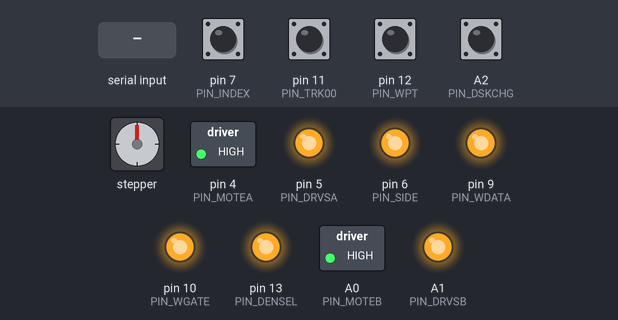
A sketch run on a simulated Arduino Nano, built with avr-gcc and run on an emulated ATmega328P. Shown: stepper motor, switched loads named in the sketch (green lamp = pin HIGH), output pins drawn as LEDs (lit = HIGH). Wiring (inferred from the names in the program): stepper motor driver (200 steps per turn assumed): step pin 2; direction pin 3. The inputs (shaded band) are chosen by the test bench; at power-on: A2 (PIN_DSKCHG), pin 7 (PIN_INDEX), pin 11 (PIN_TRK00), pin 12 (PIN_WPT) HIGH. Pins used as bus, display or sensor lines are not drawn; what the sketch prints to the serial monitor is not drawn.

Above: at 1.2 s.
1.3 s: "m90\n" received over Serial
At 1.8 s:
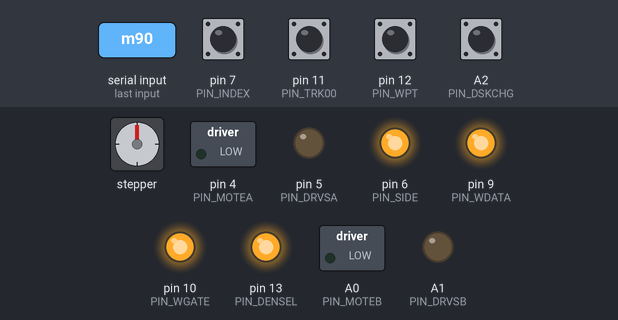
2.8 s: "t\n" received over Serial
At 5.6 s:
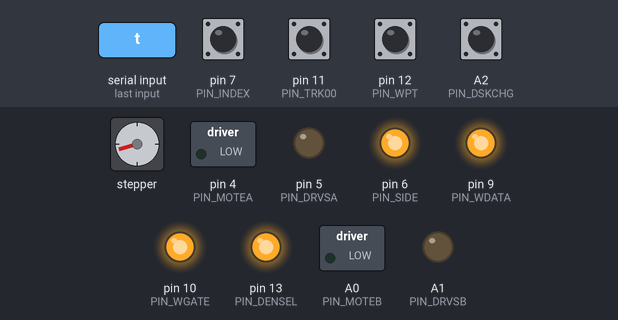
5.8 s: "m,45\n" received over Serial
At 6.5 s:
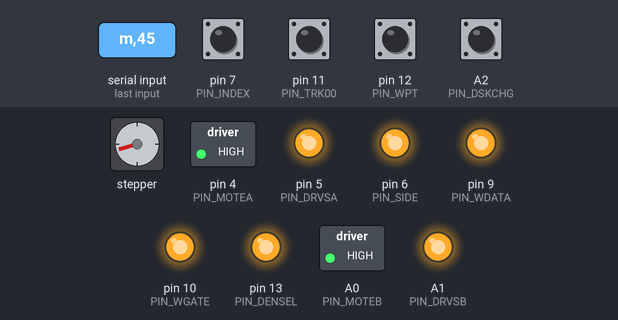
7.3 s: "d90\n" received over Serial
At 7.6 s:
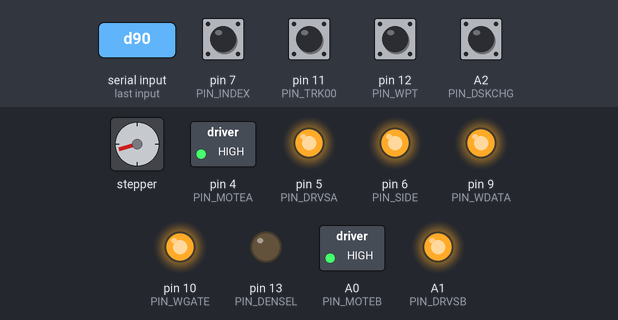
8.8 s: "m\n" received over Serial
At 9.9 s:
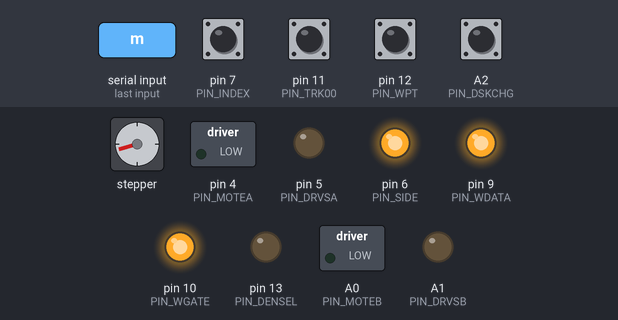
10.3 s: "s90\n" received over Serial
At 11.1 s:
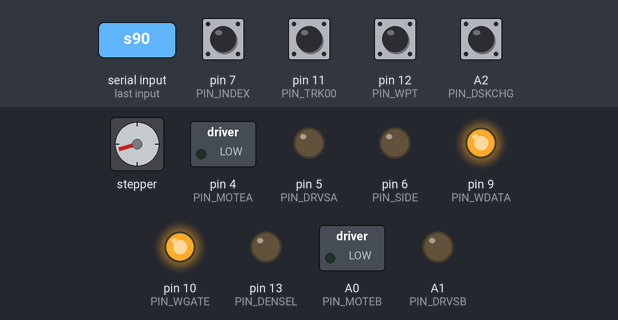
Timing chart, 0 to 12.8 s (numbered marks = the images above; inputs shaded):
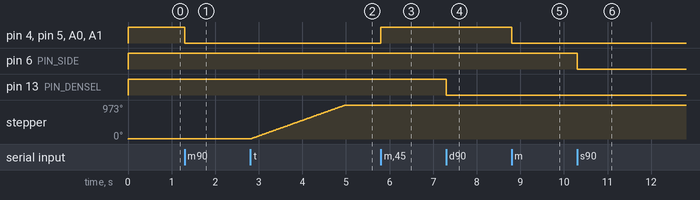

The sketch:

fdd_test.ino
```cpp
// 34ピン FDD テスト用スケッチ (Arduino Nano)
// モーター回転・ヘッドシーク・トラック0検出・回転数測定・各種ステータス確認
// シリアルモニタ 115200bps / 改行コード「LF」または「CRおよびLF」
//
// FDD信号はすべてアクティブLOW。FDDの出力はオープンコレクタなのでプルアップが必要。

// ピン割り当ては ArduinoFDC (github.com/dhansel/ArduinoFDC) と同一。
// 配線を変えずにこのテストと ArduinoFDC(読み書き) を切り替えられる。

// ---- Arduino -> FDD (出力) ----
const uint8_t PIN_STEP   = 2;   // FDD 20  Step
const uint8_t PIN_DIR    = 3;   // FDD 18  Direction (LOW=内周方向)
const uint8_t PIN_MOTEA  = 4;   // FDD 10  Motor Enable A
const uint8_t PIN_DRVSA  = 5;   // FDD 14  Drive Select A
const uint8_t PIN_SIDE   = 6;   // FDD 32  Side Select (LOW=裏面 side1)
const uint8_t PIN_WDATA  = 9;   // FDD 22  Write Data (OC1A)  このテストでは HIGH 固定
const uint8_t PIN_WGATE  = 10;  // FDD 24  Write Gate         このテストでは HIGH 固定(書き込まない)
const uint8_t PIN_DENSEL = 13;  // FDD 2   Density Select
const uint8_t PIN_MOTEB  = A0;  // FDD 16  Motor Enable B
const uint8_t PIN_DRVSB  = A1;  // FDD 12  Drive Select B

// ---- FDD -> Arduino (入力) ----
const uint8_t PIN_INDEX  = 7;   // FDD 8   Index
const uint8_t PIN_RDATA  = 8;   // FDD 30  Read Data (ICP1)   ※外付け1kΩプルアップ推奨
const uint8_t PIN_TRK00  = 11;  // FDD 26  Track 0
const uint8_t PIN_WPT    = 12;  // FDD 28  Write Protect
const uint8_t PIN_DSKCHG = A2;  // FDD 34  Disk Change

const uint16_t STEP_RATE_MS  = 4;   // 3.5インチは3ms程度。安全側に4ms
const uint16_t SETTLE_MS     = 20;  // ヘッド安定待ち
const uint8_t  MAX_TRACK     = 83;

bool motorOn = false;
bool side1 = false;
int  curTrack = -1;  // -1 = 不明(未キャリブレーション)

// INDEX の立ち下がりを待つ。タイムアウトで false
bool waitIndexFall(uint32_t timeoutUs) {
  uint32_t t0 = micros();
  while (digitalRead(PIN_INDEX) == LOW)
    if (micros() - t0 > timeoutUs) return false;
  while (digitalRead(PIN_INDEX) == HIGH)
    if (micros() - t0 > timeoutUs) return false;
  return true;
}

// 出力ピンを「非アクティブ(HIGH)」にしてから OUTPUT にする(起動時の誤動作防止)
void outHigh(uint8_t pin) {
  digitalWrite(pin, HIGH);
  pinMode(pin, OUTPUT);
}

void setMotor(bool on) {
  // ドライブがDS0/DS1どちらに設定されていても動くよう A/B 両方をアサート
  uint8_t v = on ? LOW : HIGH;
  digitalWrite(PIN_DRVSA, v);
  digitalWrite(PIN_DRVSB, v);
  digitalWrite(PIN_MOTEA, v);
  digitalWrite(PIN_MOTEB, v);
  motorOn = on;
  if (on) delay(500);  // スピンアップ待ち
  Serial.println(on ? F("Motor ON") : F("Motor OFF"));
}

void stepOnce(bool inward) {
  digitalWrite(PIN_DIR, inward ? LOW : HIGH);
  delayMicroseconds(10);          // DIR セットアップ時間
  digitalWrite(PIN_STEP, LOW);
  delayMicroseconds(5);           // STEP パルス幅 (>=1us)
  digitalWrite(PIN_STEP, HIGH);
  delay(STEP_RATE_MS);
}

bool atTrack0() { return digitalRead(PIN_TRK00) == LOW; }

bool recalibrate() {
  for (int i = 0; i < 90; i++) {
    if (atTrack0()) {
      delay(SETTLE_MS);
      curTrack = 0;
      return true;
    }
    stepOnce(false);
  }
  curTrack = -1;
  return false;
}

void seek(int target) {
  if (target < 0 || target > MAX_TRACK) {
    Serial.println(F("範囲外のトラックです"));
    return;
  }
  if (curTrack < 0 && !recalibrate()) {
    Serial.println(F("Track0 が見つかりません"));
    return;
  }
  while (curTrack < target) { stepOnce(true);  curTrack++; }
  while (curTrack > target) { stepOnce(false); curTrack--; }
  delay(SETTLE_MS);
}

void printStatus() {
  Serial.print(F("Motor="));   Serial.print(motorOn ? F("ON") : F("OFF"));
  Serial.print(F(" Track="));  Serial.print(curTrack);
  Serial.print(F(" Side="));   Serial.print(side1 ? 1 : 0);
  Serial.print(F(" TRK00="));  Serial.print(atTrack0() ? 1 : 0);
  Serial.print(F(" WPT="));    Serial.print(digitalRead(PIN_WPT) == LOW ? 1 : 0);
  Serial.print(F(" DSKCHG=")); Serial.print(digitalRead(PIN_DSKCHG) == LOW ? 1 : 0);
  Serial.print(F(" INDEX=")); Serial.println(digitalRead(PIN_INDEX) == LOW ? 1 : 0);
}

void measureRpm() {
  if (!motorOn) { Serial.println(F("先にモーターをONにしてください (m)")); return; }
  if (!waitIndexFall(1000000UL)) {
    Serial.println(F("INDEX パルスなし (ディスク未挿入 or 配線/プルアップ不良)"));
    return;
  }
  uint32_t t0 = micros();
  if (!waitIndexFall(1000000UL)) {
    Serial.println(F("INDEX パルスが1回しか来ません"));
    return;
  }
  uint32_t p = micros() - t0;
  Serial.print(F("周期 ")); Serial.print(p);
  Serial.print(F(" us  => ")); Serial.print(60.0e6 / p, 1);
  Serial.println(F(" rpm (3.5インチは約300rpm)"));
}

void help() {
  Serial.println(F("--- FDD テスト ---"));
  Serial.println(F(" m      モーター/ドライブ選択 ON/OFF"));
  Serial.println(F(" z      トラック0へ(リキャリブレート)"));
  Serial.println(F(" g NN   トラックNNへシーク"));
  Serial.println(F(" + / -  1ステップ内周 / 外周"));
  Serial.println(F(" s      サイド切替"));
  Serial.println(F(" d      密度信号(pin2)切替"));
  Serial.println(F(" r      回転数測定"));
  Serial.println(F(" i      ステータス表示"));
  Serial.println(F(" t      シークテスト(0<->79往復)"));
}

void setup() {
  outHigh(PIN_MOTEA); outHigh(PIN_DRVSB); outHigh(PIN_DRVSA); outHigh(PIN_MOTEB);
  outHigh(PIN_DIR);   outHigh(PIN_STEP);  outHigh(PIN_SIDE);  outHigh(PIN_DENSEL);
  outHigh(PIN_WDATA); outHigh(PIN_WGATE);

  pinMode(PIN_INDEX,  INPUT_PULLUP);
  pinMode(PIN_RDATA,  INPUT_PULLUP);
  pinMode(PIN_TRK00,  INPUT_PULLUP);
  pinMode(PIN_WPT,    INPUT_PULLUP);
  pinMode(PIN_DSKCHG, INPUT_PULLUP);

  Serial.begin(115200);
  help();
}

void loop() {
  if (!Serial.available()) return;
  String line = Serial.readStringUntil('\n');
  line.trim();
  if (line.length() == 0) return;
  char c = line[0];

  if (c != 'm' && c != 'i' && c != 'd' && c != 'h' && c != '?' && !motorOn) {
    // ステップ等はドライブ選択中でないと受け付けられない
    Serial.println(F("先にモーターをONにしてください (m)"));
    return;
  }

  switch (c) {
    case 'm': setMotor(!motorOn); break;
    case 'z': Serial.println(recalibrate() ? F("Track0 OK") : F("Track0 が見つかりません")); break;
    case 'g': seek(line.substring(1).toInt()); break;
    case '+': stepOnce(true);  if (curTrack >= 0) curTrack++; break;
    case '-': stepOnce(false); if (curTrack > 0) curTrack--; break;
    case 's':
      side1 = !side1;
      digitalWrite(PIN_SIDE, side1 ? LOW : HIGH);
      break;
    case 'd': {
      bool low = digitalRead(PIN_DENSEL) == HIGH;
      digitalWrite(PIN_DENSEL, low ? LOW : HIGH);
      Serial.print(F("DENSEL=")); Serial.println(low ? F("LOW") : F("HIGH"));
      break;
    }
    case 'r': measureRpm(); break;
    case 't':
      for (int n = 0; n < 3; n++) { seek(79); seek(0); }
      Serial.println(F("シークテスト完了"));
      break;
    case 'i': break;
    default: help(); return;
  }
  printStatus();
}
```

Measured:
- after the input at 1.3 s, pin 4 (PIN_MOTEA), pin 5 (PIN_DRVSA), A0 (PIN_MOTEB), A1 (PIN_DRVSB): HIGH → LOW at once
- after the input at 2.8 s, stepper: turns 972° clockwise in 2.2 s, starting at once
- after the input at 5.8 s, pin 4 (PIN_MOTEA), pin 5 (PIN_DRVSA), A0 (PIN_MOTEB), A1 (PIN_DRVSB): LOW → HIGH at once
- after the input at 7.3 s, pin 13 (PIN_DENSEL): HIGH → LOW at once
- after the input at 8.8 s, pin 4 (PIN_MOTEA), pin 5 (PIN_DRVSA), A0 (PIN_MOTEB), A1 (PIN_DRVSB): HIGH → LOW at once
- after the input at 10.3 s, pin 6 (PIN_SIDE): HIGH → LOW at once
